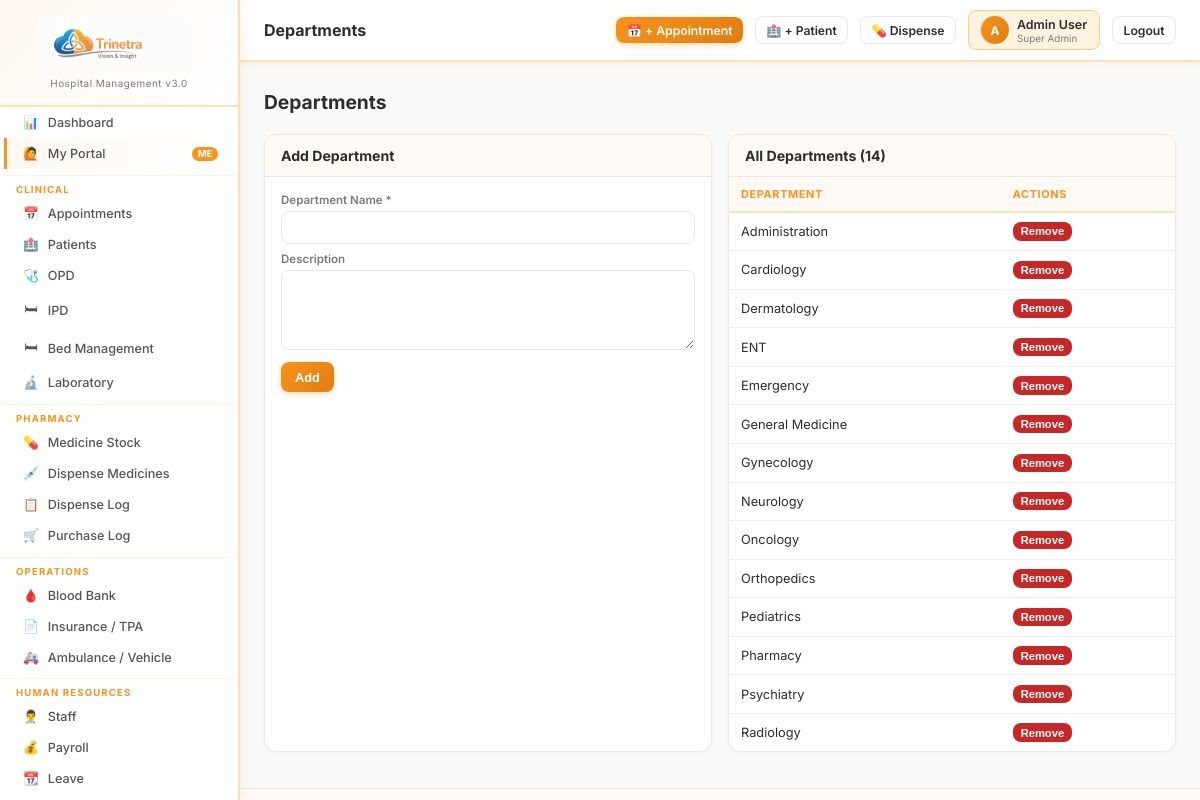
Screenshot of /admin/departments (signed in) with the database file from the repository.
### tables this page shows
CREATE TABLE department (
    id INTEGER PRIMARY KEY AUTOINCREMENT, department_name TEXT NOT NULL,
    description TEXT DEFAULT '', is_active INTEGER DEFAULT 1
);

### app.py (the view, shortened to what this page needs)
@app.route('/admin/departments', methods=['GET','POST'])
@perm_required('admin','add')
def admin_departments():
    departments = qdb("SELECT * FROM department WHERE is_active=1 ORDER BY department_name")
    return render_template('admin/departments.html', departments=departments)

### app.py (called while the page is built)
def get_db():
    db = getattr(g, '_database', None)
    if db is None:
        db = g._database = sqlite3.connect(DATABASE)
        db.row_factory = sqlite3.Row
        db.execute("PRAGMA foreign_keys = ON")
    return db

@app.teardown_appcontext
def close_connection(exception):
    db = getattr(g, '_database', None)
    if db is not None: db.close()

def qdb(query, args=(), one=False):
    cur = get_db().execute(query, args)
    rv = cur.fetchall()
    return (rv[0] if rv else None) if one else rv

def get_user(): return session.get('hospitaladmin', {})

def get_user_permissions():
    user = get_user()
    if not user: return {}
    if user.get('roles') == 'Super Admin':
        return {m: {'view':True,'add':True,'edit':True,'delete':True} for m in ALL_MODULES}
    role_id = user.get('role_id', 0)
    rows = qdb("SELECT module,can_view,can_add,can_edit,can_delete FROM role_permissions WHERE role_id=?", (role_id,))
    return {r['module']: {'view':bool(r['can_view']),'add':bool(r['can_add']),'edit':bool(r['can_edit']),'delete':bool(r['can_delete'])} for r in rows}

def perm_required(module, action='view'):
    def decorator(f):
        @wraps(f)
        def decorated(*args, **kwargs):
            if 'hospitaladmin' not in session:
                return redirect(url_for('login'))
            user = get_user()
            if user.get('roles') == 'Super Admin':
                return f(*args, **kwargs)
            perms = get_user_permissions()
            if not perms.get(module, {}).get(action):
                flash(f'Access denied: {action} permission required for {module}.', 'danger')
                return redirect(url_for('dashboard'))
            return f(*args, **kwargs)
        return decorated
    return decorator

@app.context_processor
def inject_globals():
    user = get_user()
    perms = get_user_permissions() if user else {}
    settings = {}
    if user:
        try:
            rows = qdb("SELECT name,value FROM sch_settings")
            settings = {r['name']: r['value'] for r in rows}
        except: pass
    return dict(current_user=type('U', (), user)() if user else None,
                user_perms=perms, settings=settings,
                ALL_MODULES=ALL_MODULES)

### templates/admin/departments.html (shortened to what this page needs)
{% extends 'base.html' %}{% block title %}Departments{% endblock %}{% block page_title %}Departments{% endblock %}{% block content %}
<div class="page-header"><div><h1>Departments</h1></div></div>
<div class="grid-2">
<div class="card"><div class="card-header"><h3>Add Department</h3></div><div class="card-body">
<form method="POST">
  <div class="form-group"><label class="form-label">Department Name *</label><input type="text" name="department_name" class="form-control" required></div>
  <div class="form-group mt-2"><label class="form-label">Description</label><textarea name="description" class="form-control" rows="2"></textarea></div>
  <div class="mt-3"><button type="submit" class="btn btn-primary">Add</button></div>
</form>
</div></div>
<div class="card"><div class="card-header"><h3>All Departments ({{ departments|length }})</h3></div><div class="card-body p-0"><table>
<thead><tr><th>Department</th><th>Actions</th></tr></thead>
<tbody>{% for d in departments %}<tr>
  <td>{{ d.department_name }}</td>
  <td><form method="POST" style="display:inline" onsubmit="return confirm('Remove?')"><button class="btn btn-danger btn-xs">Remove</button></form></td>
</tr>{% endfor %}</tbody>
</table></div></div>
</div>{% endblock %}

### templates/base.html (style rules this page uses)
:root { --brand-orange:#F7941D; --brand-orange-dark:#e07d10; --brand-orange-light:#FFF3E0; --brand-blue:#1565C0; --sidebar:#ffffff; --sidebar-border:#ffe0b2; --sidebar-hover:#fff8f0; --sidebar-active-bg:#F7941D; --sidebar-active-text:#ffffff; --topbar:#ffffff; --bg:#fafafa; --card:#ffffff; --border:#e8e8e8; --text:#2d2d2d; --muted:#7a7a7a; --primary:#F7941D; --primary-dark:#e07d10; --success:#2e7d32; --danger:#c62828; --warning:#e65100; --info:#0277bd; --purple:#6a1b9a; }
* { margin:0;padding:0;box-sizing:border-box; }
html,body { height:100%; }
body { font-family:'Inter',system-ui,sans-serif; background:var(--bg); color:var(--text); display:flex; min-height:100vh; overflow-x:hidden; }
.page-header { display:flex;align-items:center;justify-content:space-between; margin-bottom:1.25rem;flex-wrap:wrap;gap:.75rem; }
.page-header h1 { font-size:1.2rem;font-weight:700;color:var(--text); }
.card { background:var(--card); border:1px solid var(--border); border-radius:.75rem; overflow:hidden; margin-bottom:1rem; box-shadow:0 1px 4px rgba(0,0,0,.04); }
.card-header { padding:.75rem 1rem; border-bottom:1px solid var(--border); display:flex;align-items:center;justify-content:space-between; background:#fffaf5; }
.card-header h3 { font-size:.88rem;font-weight:700;color:var(--text); }
.card-body { padding:1rem; }
.card-body.p-0 { padding:0; }
.grid-2 { display:grid;grid-template-columns:1fr 1fr;gap:1rem; }
table { width:100%;border-collapse:collapse;font-size:.8rem; }
thead tr { background:#fffaf5; }
th { padding:.6rem .75rem;text-align:left; font-size:.68rem;font-weight:700; color:var(--brand-orange); text-transform:uppercase;letter-spacing:.06em; white-space:nowrap; border-bottom:2px solid var(--sidebar-border); }
td { padding:.6rem .75rem;border-bottom:1px solid #f0f0f0;vertical-align:middle; }
tr:last-child td { border-bottom:none; }
.form-group { display:flex;flex-direction:column;gap:.25rem; }
.form-label { font-size:.72rem;font-weight:600;color:var(--muted); }
.form-control { padding:.5rem .75rem; border:1.5px solid var(--border); border-radius:.5rem; font-size:.84rem; width:100%; background:#fff; transition:.15s; color:var(--text); }
textarea.form-control { resize:vertical;min-height:80px; }
.btn { display:inline-flex;align-items:center;gap:.4rem; padding:.45rem .875rem;border-radius:.5rem; font-size:.8rem;font-weight:600;cursor:pointer; border:none;text-decoration:none;transition:.15s;white-space:nowrap; }
.btn-primary { background:linear-gradient(135deg,var(--brand-orange),var(--brand-orange-dark));color:#fff;box-shadow:0 2px 6px rgba(247,148,29,.35); }
.btn-danger { background:#c62828;color:#fff; }
.btn-xs { padding:.2rem .5rem;font-size:.7rem; }
.mt-2 { margin-top:.5rem; }
.mt-3 { margin-top:.75rem; }

### rows the page displays
department: department_name "Administration"
department: department_name "Cardiology"
department: department_name "Dermatology"
department: department_name "ENT"
department: department_name "Emergency"
department: department_name "General Medicine"
department: department_name "Gynecology"
department: department_name "Neurology"
department: department_name "Oncology"
department: department_name "Orthopedics"
department: department_name "Pediatrics"
department: department_name "Pharmacy"
department: department_name "Psychiatry"
department: department_name "Radiology"

### other values shown
{{ current_user.username[:1].upper() if current_user else 'U' }} "A"
{{ current_user.username if current_user else '' }} "Admin User"
{{ current_user.roles if current_user else '' }} "Super Admin"
{{ departments|length }} "14"
